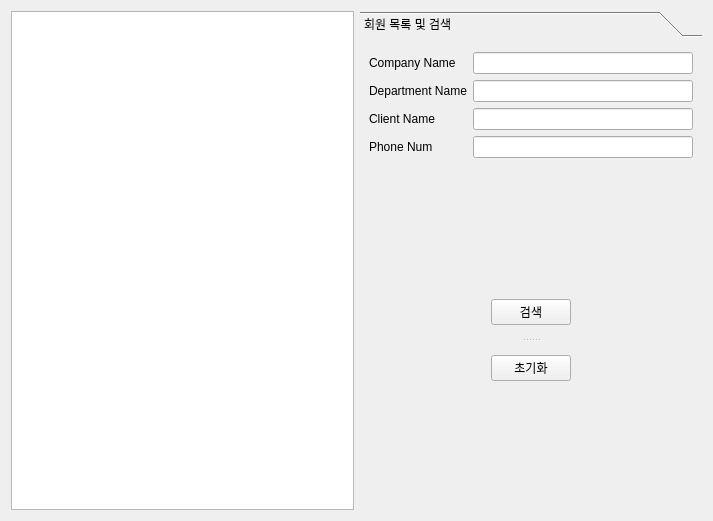
<?xml version="1.0" encoding="UTF-8"?>
<ui version="4.0">
 <class>AdminInfoForm</class>
 <widget class="QWidget" name="AdminInfoForm">
  <property name="geometry">
   <rect>
    <x>0</x>
    <y>0</y>
    <width>713</width>
    <height>521</height>
   </rect>
  </property>
  <property name="windowTitle">
   <string>Form</string>
  </property>
  <layout class="QHBoxLayout" name="horizontalLayout_2">
   <item>
    <widget class="QTableWidget" name="tableWidget"/>
   </item>
   <item>
    <widget class="QToolBox" name="toolBox">
     <property name="currentIndex">
      <number>0</number>
     </property>
     <widget class="QWidget" name="page">
      <property name="geometry">
       <rect>
        <x>0</x>
        <y>0</y>
        <width>339</width>
        <height>463</height>
       </rect>
      </property>
      <attribute name="label">
       <string>회원 목록 및 검색</string>
      </attribute>
      <layout class="QGridLayout" name="gridLayout">
       <item row="0" column="0">
        <layout class="QFormLayout" name="formLayout">
         <item row="0" column="0">
          <widget class="QLabel" name="label">
           <property name="text">
            <string>Company Name</string>
           </property>
          </widget>
         </item>
         <item row="0" column="1">
          <widget class="QLineEdit" name="CompanyName"/>
         </item>
         <item row="1" column="0">
          <widget class="QLabel" name="label_2">
           <property name="text">
            <string>Department Name</string>
           </property>
          </widget>
         </item>
         <item row="1" column="1">
          <widget class="QLineEdit" name="DepName"/>
         </item>
         <item row="2" column="0">
          <widget class="QLabel" name="label_3">
           <property name="text">
            <string>Client Name</string>
           </property>
          </widget>
         </item>
         <item row="2" column="1">
          <widget class="QLineEdit" name="ClientName"/>
         </item>
         <item row="3" column="0">
          <widget class="QLabel" name="label_4">
           <property name="text">
            <string>Phone Num</string>
           </property>
          </widget>
         </item>
         <item row="3" column="1">
          <widget class="QLineEdit" name="PhoneNum"/>
         </item>
        </layout>
       </item>
       <item row="1" column="0">
        <spacer name="verticalSpacer">
         <property name="orientation">
          <enum>Qt::Orientation::Vertical</enum>
         </property>
         <property name="sizeHint" stdset="0">
          <size>
           <width>20</width>
           <height>122</height>
          </size>
         </property>
        </spacer>
       </item>
       <item row="2" column="0">
        <widget class="QSplitter" name="splitter">
         <property name="orientation">
          <enum>Qt::Orientation::Vertical</enum>
         </property>
         <widget class="QWidget" name="layoutWidget">
          <layout class="QHBoxLayout" name="horizontalLayout">
           <item>
            <spacer name="horizontalSpacer">
             <property name="orientation">
              <enum>Qt::Orientation::Horizontal</enum>
             </property>
             <property name="sizeHint" stdset="0">
              <size>
               <width>108</width>
               <height>20</height>
              </size>
             </property>
            </spacer>
           </item>
           <item>
            <widget class="QPushButton" name="pushButtonSearch">
             <property name="text">
              <string>검색</string>
             </property>
            </widget>
           </item>
           <item>
            <spacer name="horizontalSpacer_2">
             <property name="orientation">
              <enum>Qt::Orientation::Horizontal</enum>
             </property>
             <property name="sizeHint" stdset="0">
              <size>
               <width>108</width>
               <height>20</height>
              </size>
             </property>
            </spacer>
           </item>
          </layout>
         </widget>
         <widget class="QWidget" name="layoutWidget">
          <layout class="QHBoxLayout" name="horizontalLayout_3">
           <item>
            <spacer name="horizontalSpacer_3">
             <property name="orientation">
              <enum>Qt::Orientation::Horizontal</enum>
             </property>
             <property name="sizeHint" stdset="0">
              <size>
               <width>108</width>
               <height>20</height>
              </size>
             </property>
            </spacer>
           </item>
           <item>
            <widget class="QPushButton" name="pushButtonReset">
             <property name="text">
              <string>초기화</string>
             </property>
            </widget>
           </item>
           <item>
            <spacer name="horizontalSpacer_4">
             <property name="orientation">
              <enum>Qt::Orientation::Horizontal</enum>
             </property>
             <property name="sizeHint" stdset="0">
              <size>
               <width>108</width>
               <height>20</height>
              </size>
             </property>
            </spacer>
           </item>
          </layout>
         </widget>
        </widget>
       </item>
       <item row="3" column="0">
        <spacer name="verticalSpacer_2">
         <property name="orientation">
          <enum>Qt::Orientation::Vertical</enum>
         </property>
         <property name="sizeHint" stdset="0">
          <size>
           <width>20</width>
           <height>92</height>
          </size>
         </property>
        </spacer>
       </item>
      </layout>
     </widget>
    </widget>
   </item>
  </layout>
 </widget>
 <resources/>
 <connections/>
</ui>
